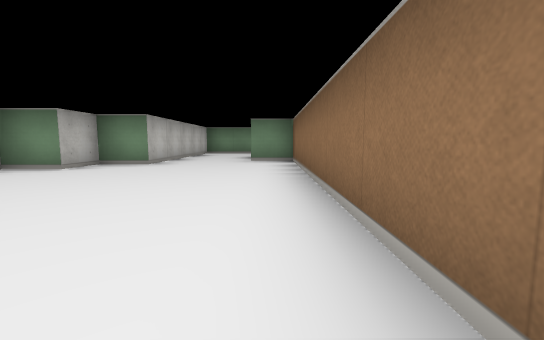
View 1 (above)

14 first-person views from a walk through a cub3D level. The camera is about half as high as the walls, tilts 6° down and sees 90° across. The floor is counted in squares. Each view is taken from the middle of a square. On the plan, view 1 faces up. The plan holds only what a view shows up to about 9 squares ahead; the rest is blank.

View 2
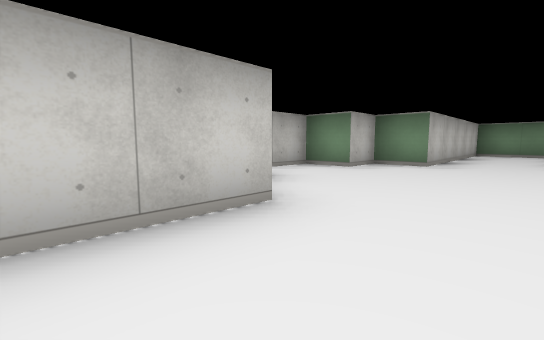

View 3
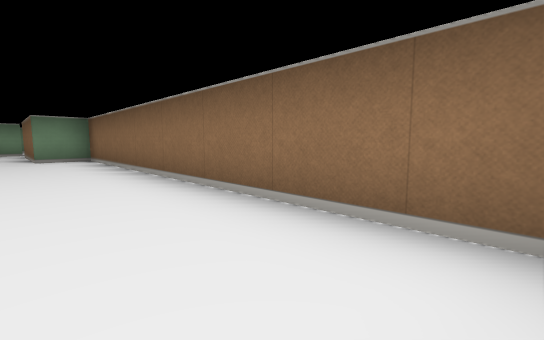

View 4
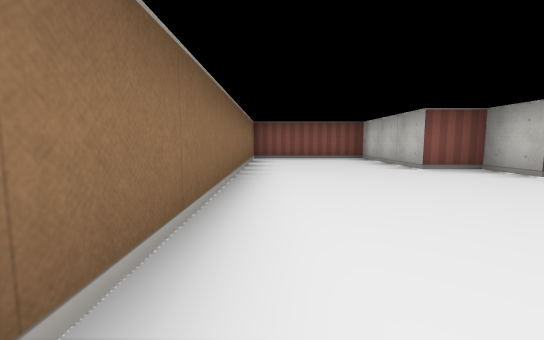

View 5
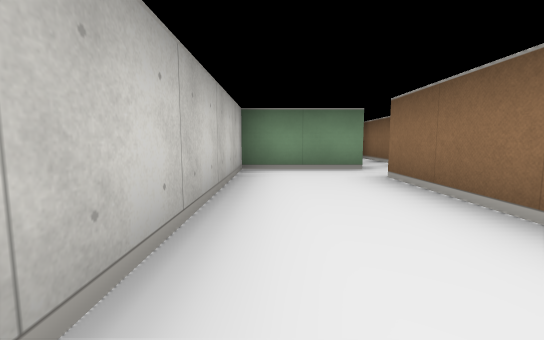

View 6
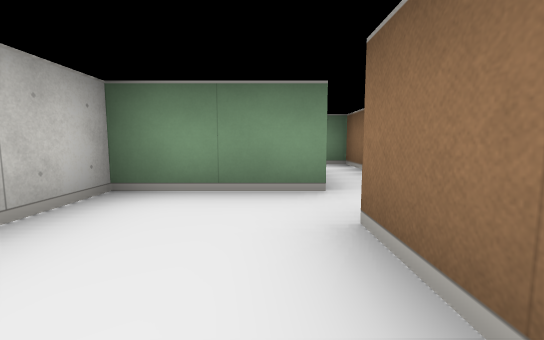

View 7
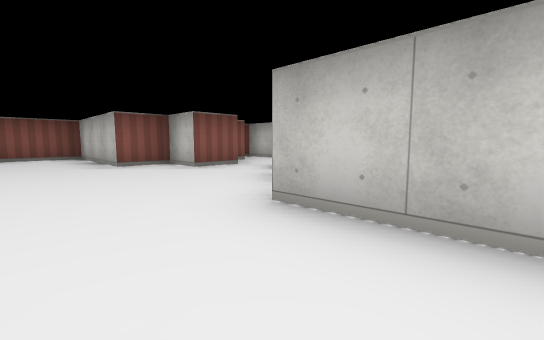

View 8
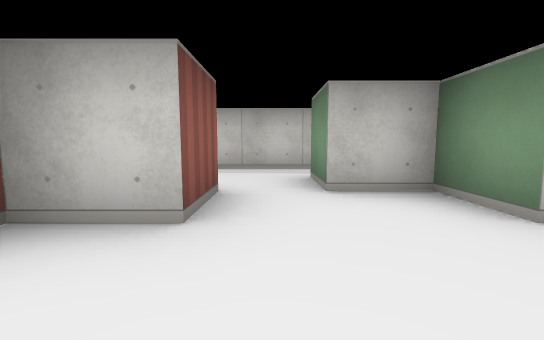

View 9
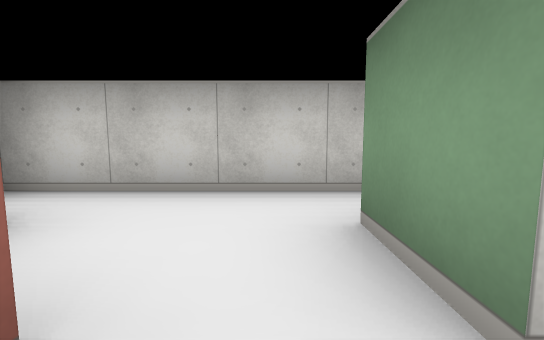

View 10
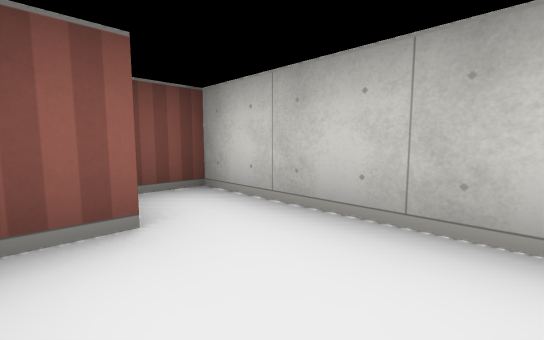

View 11
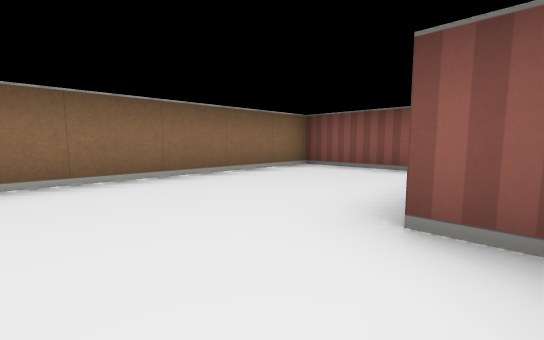

View 12
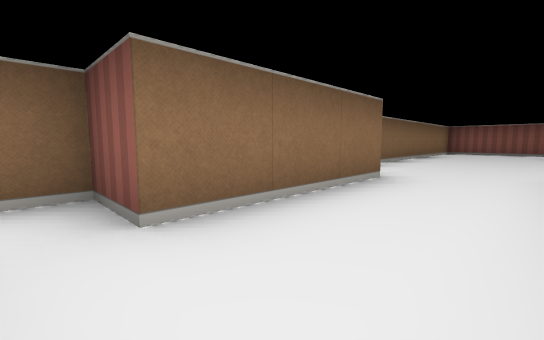

View 13
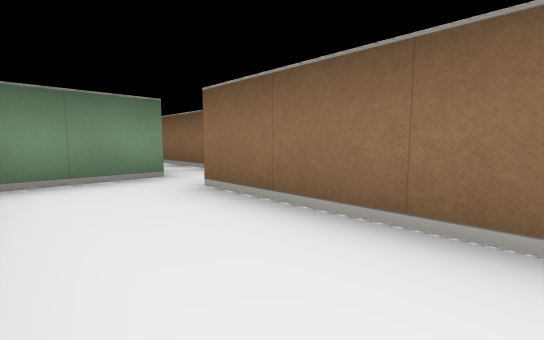

View 14
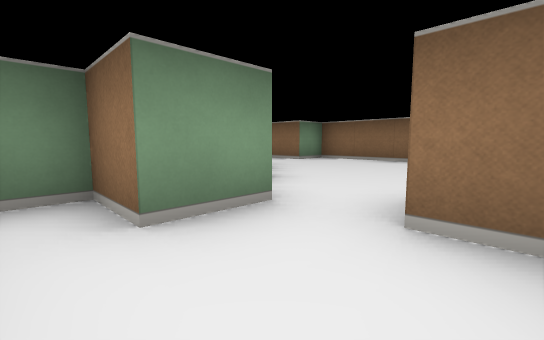

### Floor plan
Points are (right, up) in squares from view 1. A wall is a line through its corners. A room is listed if a view was taken in it or the views show most of it. See-through windows are left out.
Room 1 (views 1, 2, 3, 4, 5, 6, 7, 8, 9, 10, 11, 12, 13)
walls: (-4.5, 2.5) (-3.5, 2.5) (-3.5, 1.5) (-2.5, 1.5) (-2.5, -1.5) (0.5, -1.5) (0.5, 6.5) (-0.5, 6.5) (-0.5, 9.5) (0.5, 9.5) (0.5, 12.5); (-0.4, 10.5) (-2.5, 10.5) (-2.5, 5.5) (-3.5, 5.5) (-3.5, 4.5) (-4.5, 4.5) (-4.5, 3.5) (-5.5, 3.5)
ways out: opening at (-4.5, 3) to room 2; opening at (0, 11.5)
Room 2 (view 14)
walls: (-5.6, 1.5) (-4.9, 1.5); (-4.5, 1.9) (-4.5, 2.5); (-5.5, 3.5) (-5.5, 4.5) (-6.1, 4.5); (-6.5, 3.9) (-6.5, 0.5) (-5.8, 0.5)
ways out: opening at (-4.5, 3) to room 1

Positions as (right, up) in squares from view 1, and headings:
1: (0, 0), facing up
2: (-1, 0), facing up-left
3: (-1, -1), facing up-right
4: (0, 6), facing down
5: (-2, 6), facing up
6: (-1, 8), facing up
7: (-1, 7), facing down-left
8: (-2, 3), facing left
9: (-4, 3), facing left
10: (-5, 3), facing down-left
11: (-3, 3), facing down-right
12: (-2, 10), facing down-right
13: (-2, 7), facing up-right
14: (-6, 2), facing up-right
